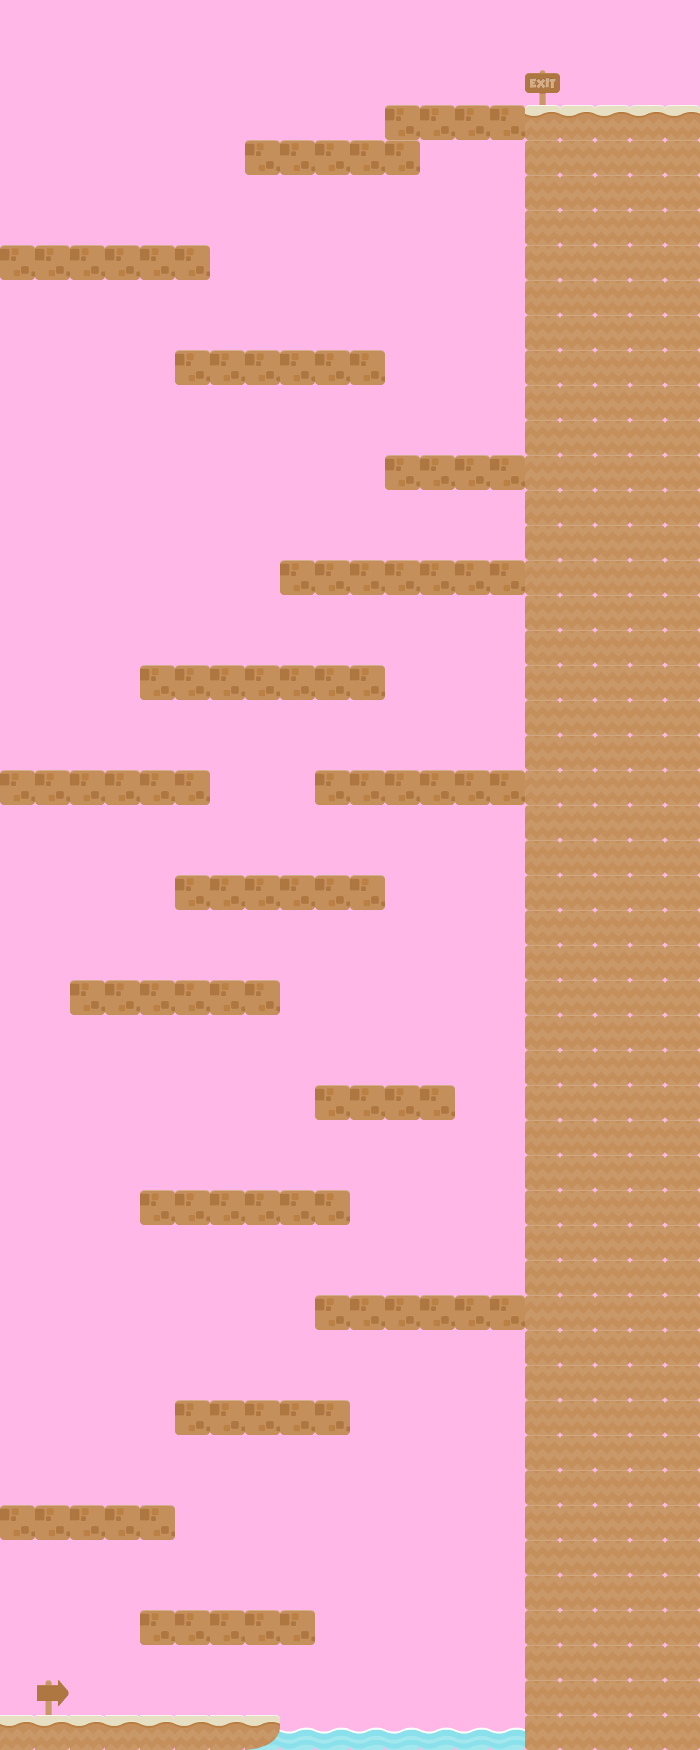

This is a level from a 2D game, rendered from its Tiled map with the project's own tilesets. A one-line summary and the map file follow, with tile-layer data summarised:
An orthogonal 20x50 tile map with 35x35 px tiles, 3 tile layers (sky, background, collision) and 34 objects (16x coin, 8x ground_enemy, 4x flying_enemy, running_enemy, goal, ...).

<map version="1.0" orientation="orthogonal" width="20" height="50" tilewidth="35" tileheight="35">
 <tileset firstgid="1" name="tiles_spritesheet" tilewidth="35" tileheight="35" spacing="1">
  <image source="../images/tiles_spritesheet.png" width="457" height="468" />
 </tileset>
 <layer name="sky" width="20" height="50">
  <data>[1000 cells, 1000 non-empty, 1 distinct tile ids]</data>
 </layer>
 <layer name="background" width="20" height="50">
  <data>[1000 cells, 10 non-empty, 3 distinct tile ids]</data>
 </layer>
 <layer name="collision" width="20" height="50">
  <properties>
   <property name="collision" value="true" />
  </properties>
  <data>[1000 cells, 337 non-empty, 5 distinct tile ids]</data>
 </layer>
 <objectgroup name="objects" width="20" height="50">
  <object name="enemy0" type="ground_enemy" gid="146" x="211" y="1607">
   <properties>
    <property name="direction" value="-1" />
    <property name="group" value="enemies" />
    <property name="score" value="100" />
    <property name="texture" value="slime_image" />
    <property name="walking_distance" value="200" />
    <property name="walking_speed" value="75" />
   </properties>
  </object>
  <object name="enemy1" type="ground_enemy" gid="146" x="66" y="1503">
   <properties>
    <property name="direction" value="1" />
    <property name="group" value="enemies" />
    <property name="score" value="100" />
    <property name="texture" value="slime_image" />
    <property name="walking_distance" value="75" />
    <property name="walking_speed" value="75" />
   </properties>
  </object>
  <object name="enemy2" type="ground_enemy" gid="146" x="423" y="1297">
   <properties>
    <property name="direction" value="-1" />
    <property name="group" value="enemies" />
    <property name="score" value="100" />
    <property name="texture" value="slime_image" />
    <property name="walking_distance" value="75" />
    <property name="walking_speed" value="75" />
   </properties>
  </object>
  <object name="enemy3" type="ground_enemy" gid="146" x="212" y="1189">
   <properties>
    <property name="direction" value="1" />
    <property name="group" value="enemies" />
    <property name="score" value="100" />
    <property name="texture" value="slime_image" />
    <property name="walking_distance" value="200" />
    <property name="walking_speed" value="75" />
   </properties>
  </object>
  <object name="enemy5" type="ground_enemy" gid="146" x="246" y="666">
   <properties>
    <property name="direction" value="1" />
    <property name="group" value="enemies" />
    <property name="score" value="100" />
    <property name="texture" value="slime_image" />
    <property name="walking_distance" value="200" />
    <property name="walking_speed" value="75" />
   </properties>
  </object>
  <object name="enemy4" type="ground_enemy" gid="146" x="139" y="980">
   <properties>
    <property name="direction" value="1" />
    <property name="group" value="enemies" />
    <property name="score" value="100" />
    <property name="texture" value="slime_image" />
    <property name="walking_distance" value="200" />
    <property name="walking_speed" value="75" />
   </properties>
  </object>
  <object name="enemy6" type="ground_enemy" gid="146" x="349" y="561">
   <properties>
    <property name="direction" value="-1" />
    <property name="group" value="enemies" />
    <property name="score" value="100" />
    <property name="texture" value="slime_image" />
    <property name="walking_distance" value="75" />
    <property name="walking_speed" value="75" />
   </properties>
  </object>
  <object name="enemy7" type="ground_enemy" gid="146" x="280" y="350">
   <properties>
    <property name="direction" value="-1" />
    <property name="group" value="enemies" />
    <property name="score" value="100" />
    <property name="texture" value="slime_image" />
    <property name="walking_distance" value="100" />
    <property name="walking_speed" value="75" />
   </properties>
  </object>
  <object name="flying_enemy1" type="flying_enemy" gid="146" x="314" y="1370">
   <properties>
    <property name="direction" value="-1" />
    <property name="group" value="enemies" />
    <property name="score" value="150" />
    <property name="texture" value="fly_spritesheet" />
    <property name="walking_distance" value="100" />
    <property name="walking_speed" value="75" />
   </properties>
  </object>
  <object name="flying_enemy2" type="flying_enemy" gid="146" x="314" y="1015">
   <properties>
    <property name="direction" value="1" />
    <property name="group" value="enemies" />
    <property name="score" value="150" />
    <property name="texture" value="fly_spritesheet" />
    <property name="walking_distance" value="100" />
    <property name="walking_speed" value="75" />
   </properties>
  </object>
  <object name="flying_enemy3" type="flying_enemy" gid="146" x="311" y="745">
   <properties>
    <property name="direction" value="-1" />
    <property name="group" value="enemies" />
    <property name="score" value="150" />
    <property name="texture" value="fly_spritesheet" />
    <property name="walking_distance" value="100" />
    <property name="walking_speed" value="75" />
   </properties>
  </object>
  <object name="flying_enemy4" type="flying_enemy" gid="146" x="35" y="191">
   <properties>
    <property name="direction" value="1" />
    <property name="group" value="enemies" />
    <property name="score" value="150" />
    <property name="texture" value="fly_spritesheet" />
    <property name="walking_distance" value="100" />
    <property name="walking_speed" value="75" />
   </properties>
  </object>
  <object name="running_enemy0" type="running_enemy" gid="146" x="600" y="103">
   <properties>
    <property name="detection_distance" value="300" />
    <property name="direction" value="-1" />
    <property name="group" value="enemies" />
    <property name="running_speed" value="200" />
    <property name="score" value="200" />
    <property name="texture" value="slime_image" />
    <property name="walking_distance" value="100" />
    <property name="walking_speed" value="50" />
   </properties>
  </object>
  <object name="goal" type="goal" gid="148" x="653" y="103">
   <properties>
    <property name="group" value="goals" />
    <property name="next_level" value="assets/levels/boss_level.json" />
    <property name="texture" value="goal_image" />
   </properties>
  </object>
  <object name="coin0" type="coin" x="208" y="1566" width="39" height="37">
   <properties>
    <property name="group" value="coins" />
    <property name="score" value="50" />
    <property name="texture" value="coin_image" />
   </properties>
  </object>
  <object name="coin1" type="coin" x="67" y="1458" width="39" height="37">
   <properties>
    <property name="group" value="coins" />
    <property name="score" value="50" />
    <property name="texture" value="coin_image" />
   </properties>
  </object>
  <object name="coin2" type="coin" x="242" y="1351" width="39" height="37">
   <properties>
    <property name="group" value="coins" />
    <property name="score" value="50" />
    <property name="texture" value="coin_image" />
   </properties>
  </object>
  <object name="coin3" type="coin" x="399" y="1248" width="39" height="37">
   <properties>
    <property name="group" value="coins" />
    <property name="score" value="50" />
    <property name="texture" value="coin_image" />
   </properties>
  </object>
  <object name="coin4" type="coin" x="222" y="1141" width="39" height="37">
   <properties>
    <property name="group" value="coins" />
    <property name="score" value="50" />
    <property name="texture" value="coin_image" />
   </properties>
  </object>
  </objectgroup>
</map>
<!-- 15 of 34 objects omitted -->
